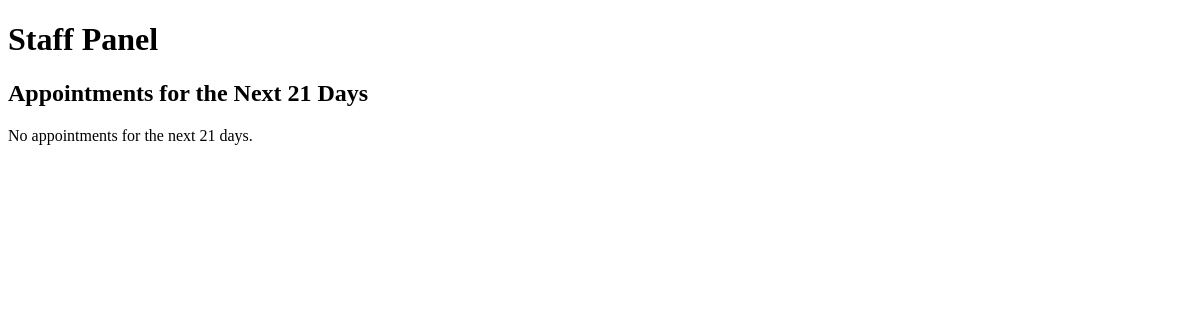
Page /staffPanel on the earlier database version.
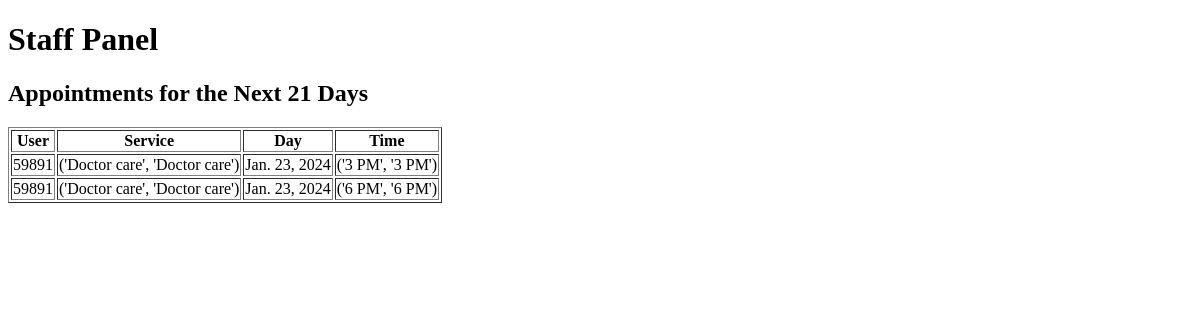
Same page on the later database version.
### app/models.py (models this page shows, shortened)
class Appointment(models.Model):
    user = models.ForeignKey(User, on_delete=models.CASCADE, null=True, blank=True)
    service = models.CharField(max_length=50, choices=SERVICE_CHOICES, default="Doctor care")
    day = models.DateField(default=datetime.now)
    time = models.CharField(max_length=10, choices=TIME_CHOICES, default="3 PM")
    time_ordered = models.DateTimeField(default=datetime.now, blank=True)

### app/views.py (the view)
# urls.py: path("staffPanel", views.staffPanel, name="staffPanel"),
def staffPanel(request):
    today = datetime.today()
    minDate = today.strftime('%Y-%m-%d')
    deltatime = today + timedelta(days=21)
    strdeltatime = deltatime.strftime('%Y-%m-%d')
    maxDate = strdeltatime
    items = Appointment.objects.filter(day__range=[minDate, maxDate]).order_by('day', 'time')
    return render(request, 'app/staffPanel.html', {
        'items':items,
    })

### app/templates/app/staffPanel.html (shortened to what this page needs)
<!DOCTYPE html>
<html lang="en">
    <!DOCTYPE html>
    <html lang="en">
    <head>
    </head>
    <body>
      <h1>Staff Panel</h1>
      <h2>Appointments for the Next 21 Days</h2>
      {% if items %}
        <table border="1">
          <thead>
            <tr>
              <th>User</th>
              <th>Service</th>
              <th>Day</th>
              <th>Time</th>
            </tr>
          </thead>
          <tbody>
            {% for item in items %}
              <tr>
                <td>{{ item.user.username }}</td>
                <td>{{ item.service }}</td>
                <td>{{ item.day }}</td>
                <td>{{ item.time }}</td>
              </tr>
            {% endfor %}
          </tbody>
        </table>
      {% else %}
        <p>No appointments for the next 21 days.</p>
      {% endif %}
    </body>
    </html>

Differences in the rows shown:
added Appointment: user.username "59891", service "('Doctor care', 'Doctor care')", day "Jan. 23, 2024", time "('3 PM', '3 PM')"
added Appointment: user.username "59891", service "('Doctor care', 'Doctor care')", day "Jan. 23, 2024", time "('6 PM', '6 PM')"
Other differences:
text no longer shown: "No appointments for the next 21 days."
text now shown: "User Service Day Time"
